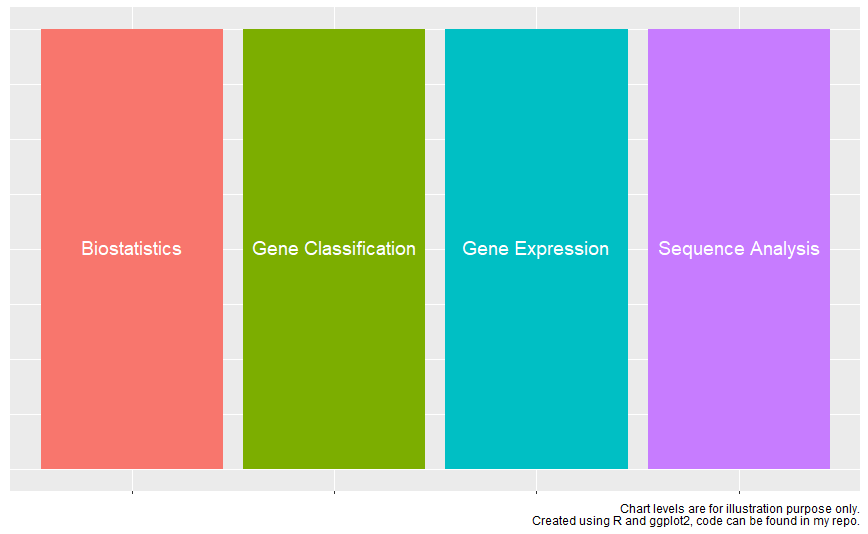

Recreate this plot in R.
library(ggplot2)

data <- data.frame(x = c("Gene Expression", "Gene Classification", 
                                 "Biostatistics" , 
                                 "Sequence Analysis"),
                   y = c(1,1,1,1)) #values are for illustration purpose only

ggplot(data, aes(x, y, fill = x)) +
  geom_bar(stat="identity") +
  geom_text(aes(label=x), vjust=15, size=5, colour="white")+
  
  theme(axis.text.y=element_blank(), #remove y axis labels
        axis.ticks.y=element_blank(), #remove y axis ticks
        axis.title.y=element_blank(), #remove y axis title
        axis.title.x=element_blank(), #remove x axis title
        axis.text.x=element_blank(), #remove x axis labels
        legend.position = "none") + #remove legend
  
  labs(caption = "Chart levels are for illustration purpose only.
       Created using R and ggplot2, code can be found in my repo.")
